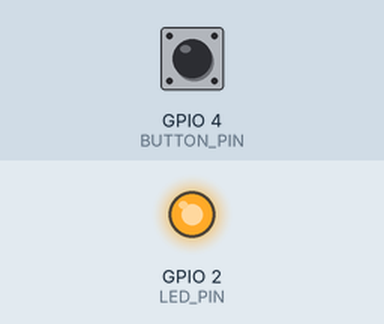
The sketch below on a simulated ESP32. Shown: output pins drawn as LEDs (lit = HIGH). The test bench sets the inputs (shaded band); at power-on: GPIO 4 (BUTTON_PIN) HIGH. WiFi joins after 1.5 s; servers stay silent unless stated; web services answer with replies made up by the test bench; not simulated (calls return 0 or success): secrets.h; what the sketch prints to the serial monitor is not drawn.

Above: at 3.1 s.
3.2 s: GPIO 4 (BUTTON_PIN) pulled LOW for 0.15 s
At 3.3 s:
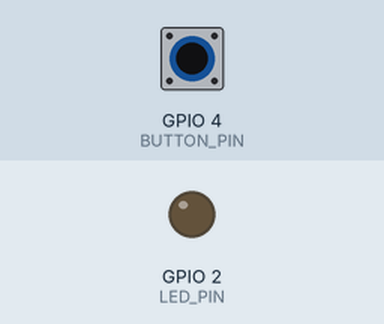
Timing chart, 0 to 6.2 s (numbered marks = the images above; inputs shaded):
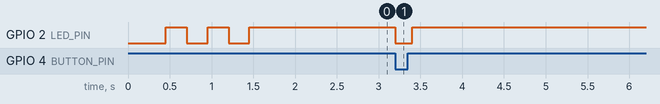

The sketch:

esp32-button-telegram.ino
```cpp
/*
 * ESP32: button press → Telegram message
 * 1. Copy secrets.h.example → secrets.h and fill Wi-Fi + bot token + chat id
 * 2. Board: ESP32 Dev Module
 */

#include <WiFi.h>
#include <WiFiClientSecure.h>
#include <HTTPClient.h>
#include "secrets.h"

#ifndef BUTTON_PIN
#define BUTTON_PIN 4
#endif
#ifndef LED_PIN
#define LED_PIN 2
#endif

const unsigned long DEBOUNCE_MS = 40;
const unsigned long COOLDOWN_MS = 1500;

bool lastStable = HIGH;
unsigned long lastChangeMs = 0;
unsigned long lastSendMs = 0;

bool sendTelegram(const String &text) {
  if (WiFi.status() != WL_CONNECTED) {
    return false;
  }
  WiFiClientSecure client;
  client.setInsecure();
  HTTPClient https;
  String url = String("https://api.telegram.org/bot") + BOT_TOKEN + "/sendMessage";
  if (!https.begin(client, url)) {
    return false;
  }
  https.addHeader("Content-Type", "application/x-www-form-urlencoded");
  String body = "chat_id=" + String(CHAT_ID) + "&text=" + text;
  int code = https.POST(body);
  https.end();
  return code > 0 && code < 400;
}

void connectWifi() {
  WiFi.mode(WIFI_STA);
  WiFi.begin(WIFI_SSID, WIFI_PASS);
  unsigned long start = millis();
  while (WiFi.status() != WL_CONNECTED && millis() - start < 20000) {
    delay(250);
    digitalWrite(LED_PIN, !digitalRead(LED_PIN));
  }
  digitalWrite(LED_PIN, WiFi.status() == WL_CONNECTED ? HIGH : LOW);
}

void setup() {
  pinMode(BUTTON_PIN, INPUT_PULLUP);
  pinMode(LED_PIN, OUTPUT);
  digitalWrite(LED_PIN, LOW);
  Serial.begin(115200);
  delay(200);
  Serial.println("ESP32 button → Telegram");
  connectWifi();
  if (WiFi.status() == WL_CONNECTED) {
    Serial.print("IP: ");
    Serial.println(WiFi.localIP());
    sendTelegram("ESP32 online: " + WiFi.localIP().toString());
  } else {
    Serial.println("Wi-Fi failed");
  }
}

void loop() {
  bool raw = digitalRead(BUTTON_PIN);
  unsigned long now = millis();
  if (raw != lastStable && (now - lastChangeMs) > DEBOUNCE_MS) {
    lastChangeMs = now;
    lastStable = raw;
    if (raw == LOW && (now - lastSendMs) > COOLDOWN_MS) {
      lastSendMs = now;
      digitalWrite(LED_PIN, LOW);
      bool ok = sendTelegram("Button pressed on device-01");
      Serial.println(ok ? "Telegram OK" : "Telegram FAIL");
      digitalWrite(LED_PIN, HIGH);
    }
  }
  if (WiFi.status() != WL_CONNECTED) {
    connectWifi();
  }
}
```

Measured:
- after the input at 3.2 s, GPIO 2 (LED_PIN): HIGH → LOW at once, → HIGH 0.20 s later
